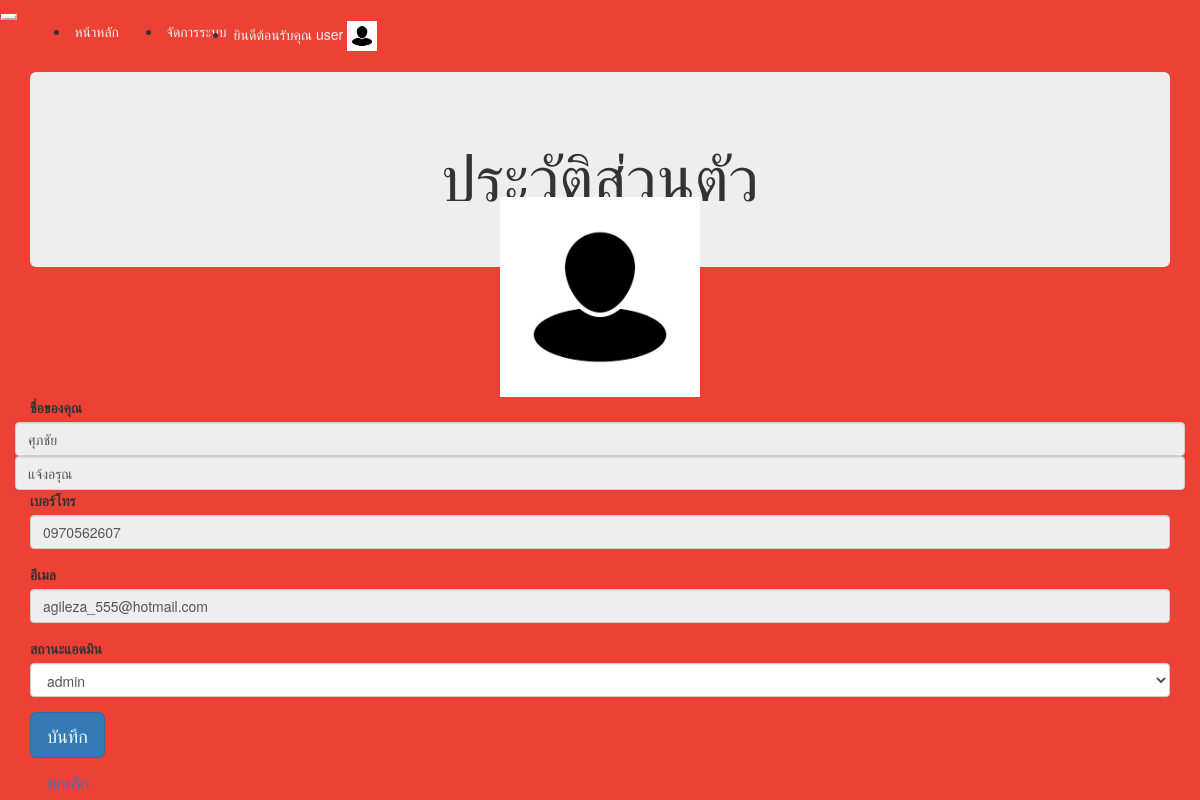
Page /edituser.php?UserID=10 (signed in) on the committed database.
### tables this page shows
CREATE TABLE `user` (
  `User_ID` int(11) NOT NULL,
  `User_Username` varchar(30) DEFAULT NULL,
  `User_Password` varchar(255) DEFAULT NULL,
  `User_Firstname` varchar(60) DEFAULT NULL,
  `User_Lastname` varchar(60) DEFAULT NULL,
  `User_Telephonenumber` varchar(20) DEFAULT NULL,
  `User_Email` varchar(100) DEFAULT NULL,
  `User_Photo` text DEFAULT 'profile.png',
  `User_Createdate` date DEFAULT NULL,
  `User_Type` varchar(20) DEFAULT NULL
);

### edituser.php (the view, shortened to what this page needs)
<?php
require_once("php/connect.php");
$UserID = ($_GET["UserID"]);
?>
<!DOCTYPE html>
<html lang="en">
<head>
    <?php
    include('include/importcss.php');
    ?>
    <?php
    include('include/navber.php');
    $sql = "SELECT * FROM `user` WHERE `User_ID`= '" . $UserID . "'";
    $result = $conn->query($sql);
    $row = $result->fetch_assoc();
    ?>
</head>
<body>
    <div class="container">
        <div class="jumbotron jumbotron-fluid ">
            <div class="container my-5">
                <h1 class="display-4 text-center">ประวัติส่วนตัว</h1>
            </div>
        </div>
    </div>
    <div class="container">
        <div class="py-3">
            <img src="img/profile/<?php echo $row['User_Photo']; ?>" alt="profile.png"
                class="img-profile rounded-circle ">
        </div>
        <form class="form" id="Formupdatausertype" method="post"
            action="php/updatetypeuser.php?user=<?php echo $UserID; ?> ">
            <label class="textprofile ">ชื่อของคุณ</label>
            <div class="row ">
                <div class="col">
                    <input type="text" class="form-control" placeholder="ชื่อ" maxlength="30"
                        value="<?php echo $row['User_Firstname']; ?> " name="fname" id="fname" disabled>
                </div>
                <div class="col">
                    <input type="text" class="form-control" placeholder="นามสกุล" id="lname"
                        value="<?php echo $row['User_Lastname']; ?>" name="lname" maxlength="30" disabled>
                </div>
            </div>
            <div class="form-group">
                <label class="textprofile">เบอร์โทร</label>
                <input type="tel" class="form-control" id="phone" name="phone" placeholder="เบอร์โทร"
                    value="<?php echo $row['User_Telephonenumber']; ?> " " disabled>
            </div>
            <div class=" form-group ">
                                <label class=" textprofile">อีเมล </label>
                <input type="email" class="form-control" id="email" name="email"
                    value="<?php echo $row['User_Email']; ?> " placeholder="email@example.com" disabled>
            </div>
            <div class=" form-group ">
                <label class=" textprofile">สถานะแอดมิน&nbsp;&nbsp;&nbsp;&nbsp;&nbsp;</label>
                <div class="dropdown">
                    <select name="Userlevel" id="Userlevel" class="form-control border-input" required>
                        <option value="admin" <?php if ($row['User_Type'] == 'admin') {
                                                    echo "selected='selected'";
                                                } ?>>admin</option>
                    </select>
                </div>
            </div>
            <div class="container">
                <div class="row py-4 ">
                    <button type="submit" name="submitUpdate"
                        class=" btn btn-primary btn-lg col float-left">บันทึก</button>
                    <a href="manageuser.php" class="btn btn-secondary btn-lg col float-right">
                    </a>
                </div>
            </div>
        </form>
</body>
</html>

### include/CSS/styles.css (style rules this page uses)
body { background: linear-gradient(1deg, #ed4135, #ed4135); background-size: 400% 400%; -webkit-animation: AnimationName 59s ease infinite; -moz-animation: AnimationName 59s ease infinite; animation: AnimationName 59s ease infinite; }
.img-profile { height: 200px; width: 200px; margin: auto; display: block; margin-top: -100px; }
.textprofile { text-align: left; }

### rows in the picture
user: User_Photo (picture), fname "ศุภชัย", lname "แจ้งอรุณ", phone "0970562607", email "agileza_555@hotmail.com", Userlevel "admin"

### other values in the picture
$_SESSION['Username'] "user"
